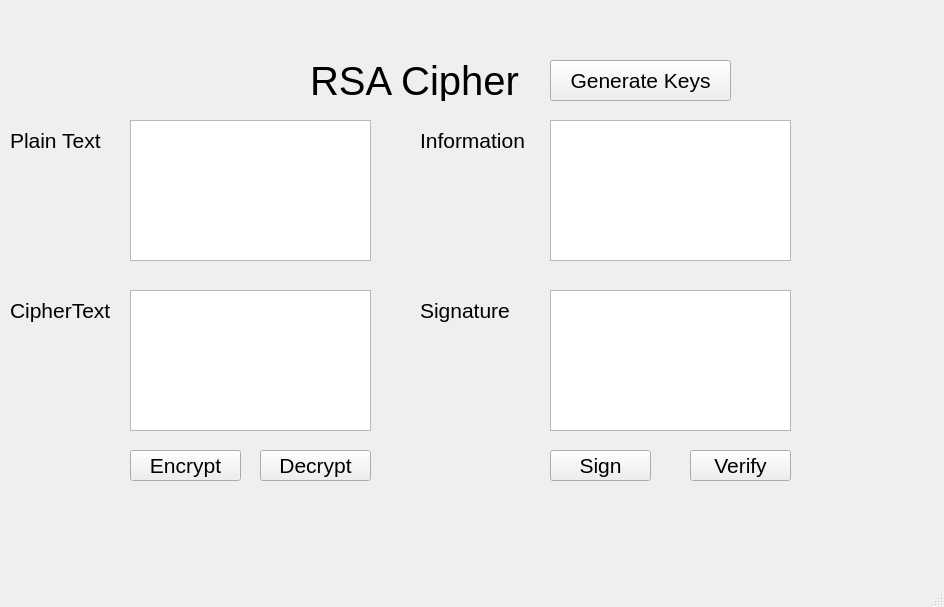
<?xml version="1.0" encoding="UTF-8"?>
<ui version="4.0">
 <class>MainWindow</class>
 <widget class="QMainWindow" name="MainWindow">
  <property name="geometry">
   <rect>
    <x>0</x>
    <y>0</y>
    <width>944</width>
    <height>607</height>
   </rect>
  </property>
  <property name="windowTitle">
   <string>MainWindow</string>
  </property>
  <widget class="QWidget" name="centralwidget">
   <widget class="QTextEdit" name="txt_plain_text">
    <property name="geometry">
     <rect>
      <x>130</x>
      <y>120</y>
      <width>241</width>
      <height>141</height>
     </rect>
    </property>
    <property name="font">
     <font>
      <pointsize>16</pointsize>
     </font>
    </property>
   </widget>
   <widget class="QTextEdit" name="txt_info">
    <property name="geometry">
     <rect>
      <x>550</x>
      <y>120</y>
      <width>241</width>
      <height>141</height>
     </rect>
    </property>
    <property name="font">
     <font>
      <pointsize>16</pointsize>
     </font>
    </property>
   </widget>
   <widget class="QTextEdit" name="txt_cipher_text">
    <property name="geometry">
     <rect>
      <x>130</x>
      <y>290</y>
      <width>241</width>
      <height>141</height>
     </rect>
    </property>
    <property name="font">
     <font>
      <pointsize>16</pointsize>
     </font>
    </property>
   </widget>
   <widget class="QTextEdit" name="txt_sign">
    <property name="geometry">
     <rect>
      <x>550</x>
      <y>290</y>
      <width>241</width>
      <height>141</height>
     </rect>
    </property>
    <property name="font">
     <font>
      <pointsize>16</pointsize>
     </font>
    </property>
   </widget>
   <widget class="QLabel" name="label">
    <property name="geometry">
     <rect>
      <x>10</x>
      <y>120</y>
      <width>151</width>
      <height>41</height>
     </rect>
    </property>
    <property name="font">
     <font>
      <pointsize>16</pointsize>
     </font>
    </property>
    <property name="text">
     <string>Plain Text</string>
    </property>
   </widget>
   <widget class="QLabel" name="label_2">
    <property name="geometry">
     <rect>
      <x>10</x>
      <y>290</y>
      <width>151</width>
      <height>41</height>
     </rect>
    </property>
    <property name="font">
     <font>
      <pointsize>16</pointsize>
     </font>
    </property>
    <property name="text">
     <string>CipherText</string>
    </property>
   </widget>
   <widget class="QLabel" name="label_3">
    <property name="geometry">
     <rect>
      <x>420</x>
      <y>290</y>
      <width>151</width>
      <height>41</height>
     </rect>
    </property>
    <property name="font">
     <font>
      <pointsize>16</pointsize>
     </font>
    </property>
    <property name="text">
     <string>Signature</string>
    </property>
   </widget>
   <widget class="QLabel" name="label_4">
    <property name="geometry">
     <rect>
      <x>420</x>
      <y>120</y>
      <width>151</width>
      <height>41</height>
     </rect>
    </property>
    <property name="font">
     <font>
      <pointsize>16</pointsize>
     </font>
    </property>
    <property name="text">
     <string>Information</string>
    </property>
   </widget>
   <widget class="QPushButton" name="btn_encrypt">
    <property name="geometry">
     <rect>
      <x>130</x>
      <y>450</y>
      <width>111</width>
      <height>31</height>
     </rect>
    </property>
    <property name="font">
     <font>
      <pointsize>16</pointsize>
     </font>
    </property>
    <property name="text">
     <string>Encrypt</string>
    </property>
   </widget>
   <widget class="QPushButton" name="btn_decrypt">
    <property name="geometry">
     <rect>
      <x>260</x>
      <y>450</y>
      <width>111</width>
      <height>31</height>
     </rect>
    </property>
    <property name="font">
     <font>
      <pointsize>16</pointsize>
     </font>
    </property>
    <property name="text">
     <string>Decrypt</string>
    </property>
   </widget>
   <widget class="QPushButton" name="btn_sign">
    <property name="geometry">
     <rect>
      <x>550</x>
      <y>450</y>
      <width>101</width>
      <height>31</height>
     </rect>
    </property>
    <property name="font">
     <font>
      <pointsize>16</pointsize>
     </font>
    </property>
    <property name="text">
     <string>Sign</string>
    </property>
   </widget>
   <widget class="QPushButton" name="btn_verify">
    <property name="geometry">
     <rect>
      <x>690</x>
      <y>450</y>
      <width>101</width>
      <height>31</height>
     </rect>
    </property>
    <property name="font">
     <font>
      <pointsize>16</pointsize>
     </font>
    </property>
    <property name="text">
     <string>Verify</string>
    </property>
   </widget>
   <widget class="QPushButton" name="btn_gen_keys">
    <property name="geometry">
     <rect>
      <x>550</x>
      <y>60</y>
      <width>181</width>
      <height>41</height>
     </rect>
    </property>
    <property name="font">
     <font>
      <pointsize>16</pointsize>
     </font>
    </property>
    <property name="text">
     <string>Generate Keys</string>
    </property>
   </widget>
   <widget class="QLabel" name="label_5">
    <property name="geometry">
     <rect>
      <x>310</x>
      <y>60</y>
      <width>241</width>
      <height>41</height>
     </rect>
    </property>
    <property name="font">
     <font>
      <pointsize>30</pointsize>
     </font>
    </property>
    <property name="text">
     <string>RSA Cipher</string>
    </property>
   </widget>
  </widget>
  <widget class="QMenuBar" name="menubar">
   <property name="geometry">
    <rect>
     <x>0</x>
     <y>0</y>
     <width>944</width>
     <height>21</height>
    </rect>
   </property>
  </widget>
  <widget class="QStatusBar" name="statusbar"/>
 </widget>
 <resources/>
 <connections/>
</ui>
